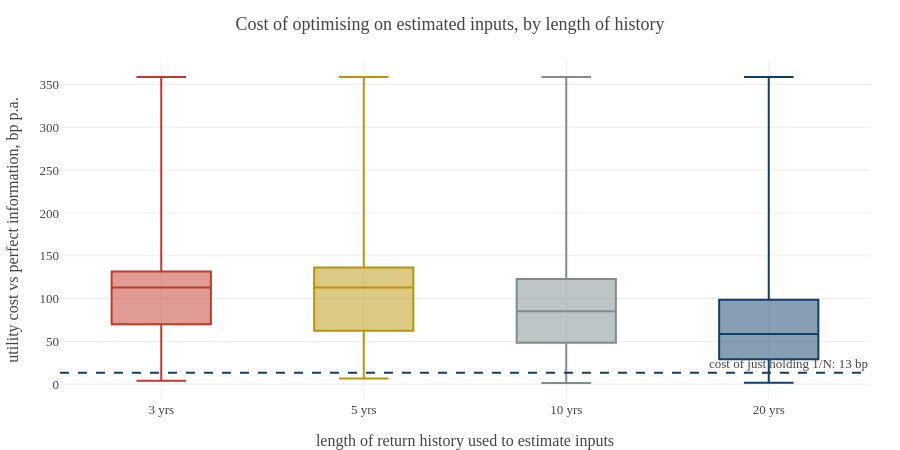

The notebook cell saved with this chart:
### Code cell
fig = go.Figure()
for T, col in zip([36, 60, 120, 240], [RED, GOLD, GREY, NAVY]):
    c = concentration_by_T[T]
    fig.add_trace(go.Box(y=c, name=f"{T//12} yrs", marker_color=col, boxpoints=False,
                         hovertemplate=f'{T//12}-year history<br>%{{y:.0f}} bp<extra></extra>'))
eq_cost = (u_ideal - utility(W_EQUAL, GAMMA_REF)) * 1e4
fig.add_hline(y=eq_cost, line=dict(color=NAVY, width=2, dash='dash'),
              annotation_text=f'cost of just holding 1/N: {eq_cost:.0f} bp',
              annotation_position='top right')
fig.update_layout(template=TEMPLATE, height=450, showlegend=False,
                  title_text='Cost of optimising on estimated inputs, by length of history',
                  xaxis_title='length of return history used to estimate inputs',
                  yaxis_title='utility cost vs perfect information, bp p.a.')
fig.show()

### Figure 1 — Plotly figure (JSON) as saved in the notebook; plotly's stock layout.template omitted (floating-point values rounded to 4 significant figures; data arrays with more than 128 entries replaced by an {"elided": "..."} marker saying what was removed)
{"data": [{"boxpoints": false, "hovertemplate": "3-year history<br>%{y:.0f} bp<extra></extra>", "marker": {"color": "#C0392B"}, "name": "3 yrs", "type": "box", "y": {"elided": "300 float values"}}, {"boxpoints": false, "hovertemplate": "5-year history<br>%{y:.0f} bp<extra></extra>", "marker": {"color": "#B7950B"}, "name": "5 yrs", "type": "box", "y": {"elided": "300 float values"}}, {"boxpoints": false, "hovertemplate": "10-year history<br>%{y:.0f} bp<extra></extra>", "marker": {"color": "#7F8C8D"}, "name": "10 yrs", "type": "box", "y": {"elided": "300 float values"}}, {"boxpoints": false, "hovertemplate": "20-year history<br>%{y:.0f} bp<extra></extra>", "marker": {"color": "#123F69"}, "name": "20 yrs", "type": "box", "y": {"elided": "300 float values"}}], "layout": {"annotations": [{"showarrow": false, "text": "cost of just holding 1/N: 13 bp", "x": 1, "xanchor": "right", "xref": "x domain", "y": 13.44, "yanchor": "bottom", "yref": "y"}], "height": 450, "shapes": [{"line": {"color": "#123F69", "dash": "dash", "width": 2}, "type": "line", "x0": 0, "x1": 1, "xref": "x domain", "y0": 13.44, "y1": 13.44, "yref": "y"}], "showlegend": false, "title": {"text": "Cost of optimising on estimated inputs, by length of history"}, "xaxis": {"title": {"text": "length of return history used to estimate inputs"}}, "yaxis": {"title": {"text": "utility cost vs perfect information, bp p.a."}}}}
